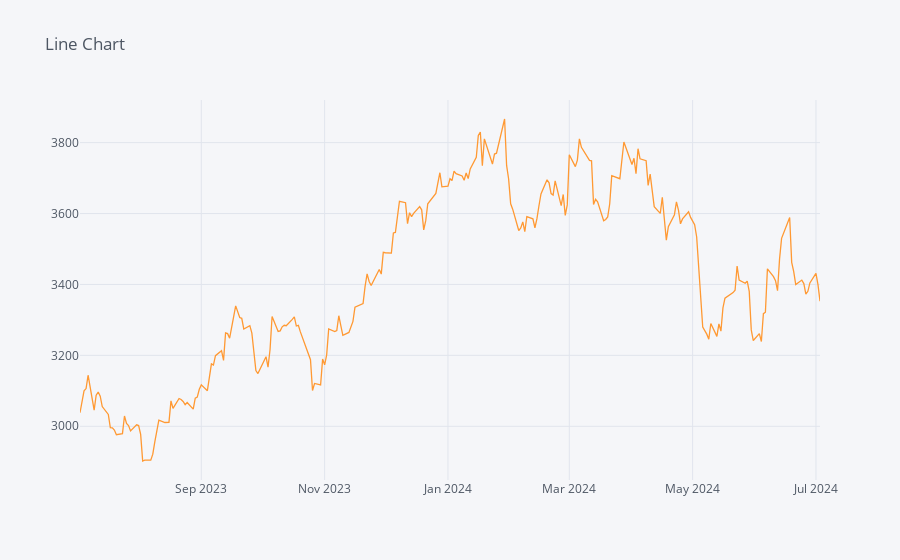

Notebook code cell kept with this figure:
### Markdown cell above
Plotting Line Chart
Next, we'll plot the time series data in the line format.

### Code cell
df['Close'].iplot(kind='line', title='Line Chart')

### Figure 1 — Plotly figure (JSON) as saved in the notebook; plotly's stock layout.template omitted (floating-point values rounded to 4 significant figures; data arrays with more than 128 entries replaced by an {"elided": "..."} marker saying what was removed)
{"data": [{"line": {"color": "rgba(255, 153, 51, 1.0)", "dash": "solid", "shape": "linear", "width": 1.3}, "mode": "lines", "name": "Close", "text": "", "type": "scatter", "x": {"elided": "246 str values"}, "y": {"elided": "246 float values"}}], "layout": {"legend": {"bgcolor": "#F5F6F9", "font": {"color": "#4D5663"}}, "paper_bgcolor": "#F5F6F9", "plot_bgcolor": "#F5F6F9", "title": {"font": {"color": "#4D5663"}, "text": "Line Chart"}, "xaxis": {"gridcolor": "#E1E5ED", "showgrid": true, "tickfont": {"color": "#4D5663"}, "title": {"font": {"color": "#4D5663"}, "text": ""}, "zerolinecolor": "#E1E5ED"}, "yaxis": {"gridcolor": "#E1E5ED", "showgrid": true, "tickfont": {"color": "#4D5663"}, "title": {"font": {"color": "#4D5663"}, "text": ""}, "zerolinecolor": "#E1E5ED"}}}
